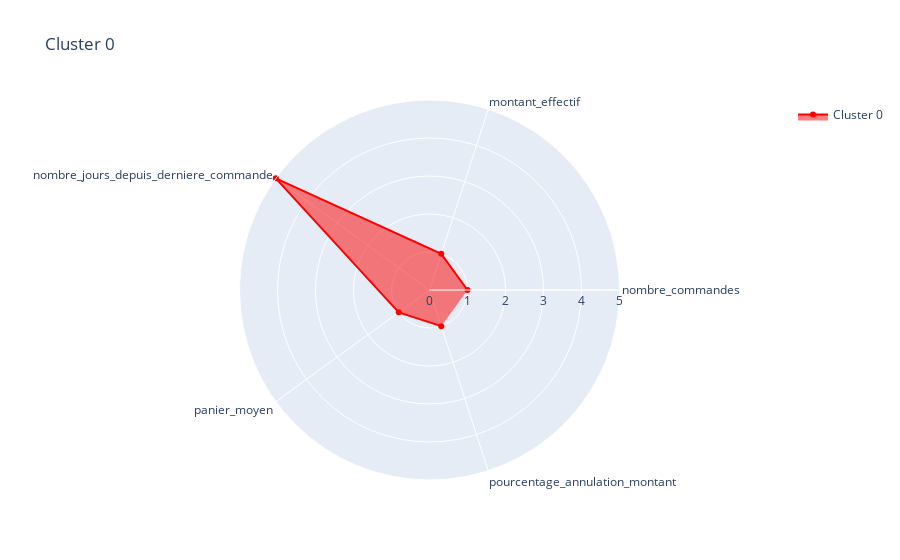
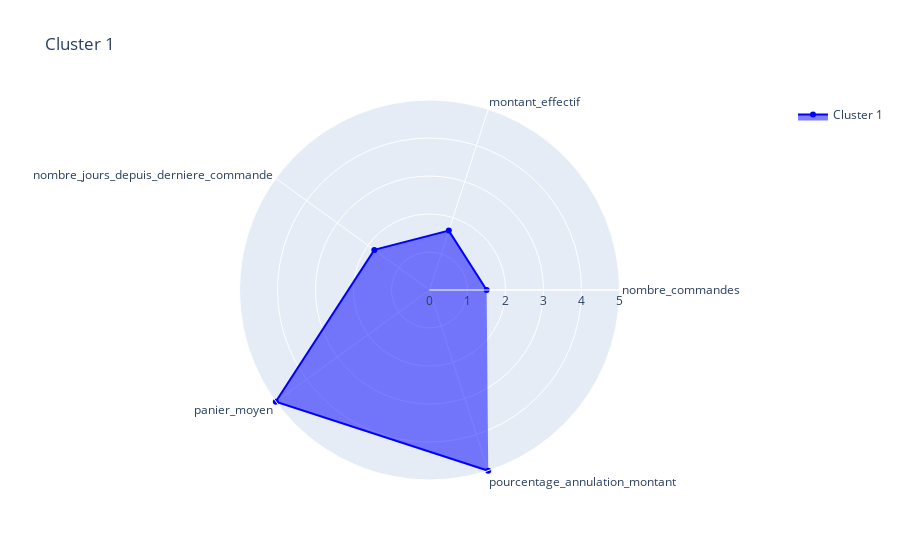
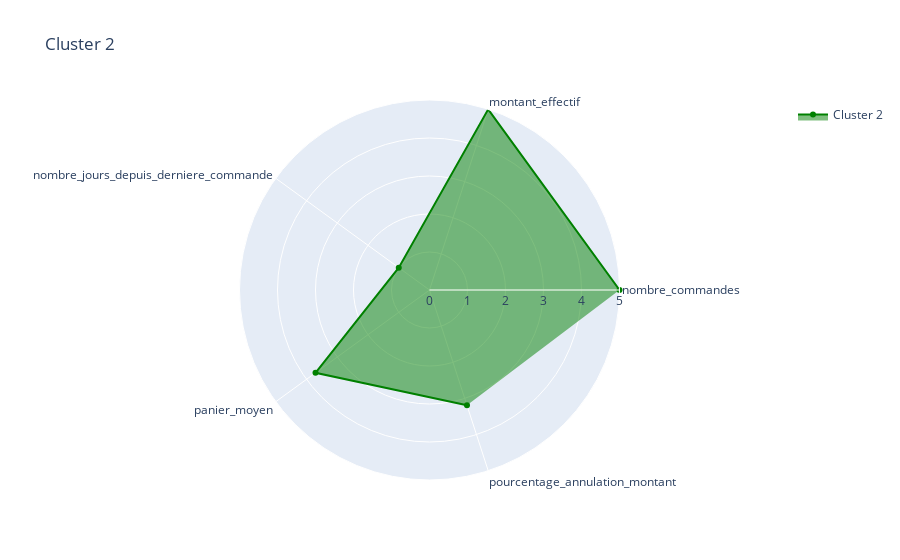
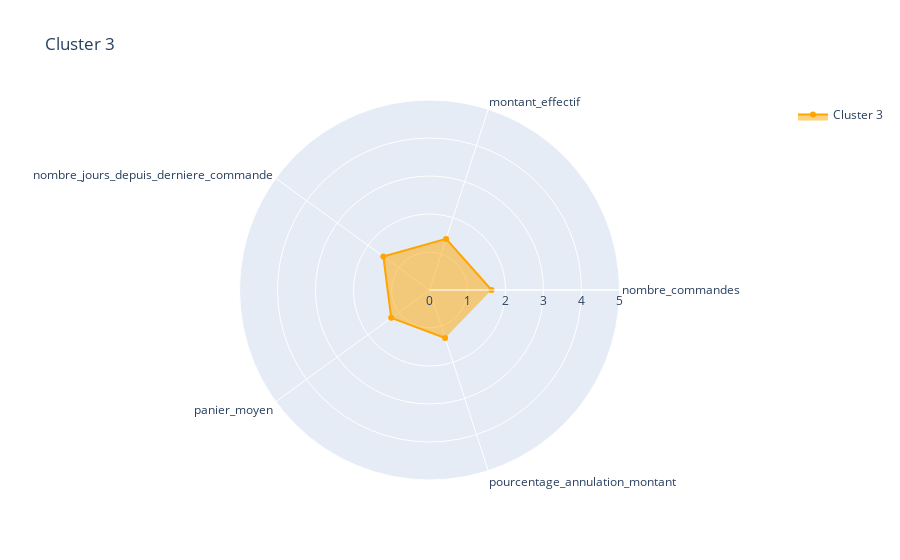

These figures' notebook cell, in order:
### Code cell
import plotly.graph_objects as go
import pandas as pd

# Définir les variables pour le graphique en radar
variables = ['nombre_commandes','montant_effectif','nombre_jours_depuis_derniere_commande','panier_moyen','pourcentage_annulation_montant']

# Définir une liste de couleurs
colors = ['red', 'blue', 'green', 'orange']

# Créer un graphique en radar pour chaque ligne du DataFrame
for i, row in df_scaled.iterrows():
    cluster = row['Cluster']
    values = row[variables].tolist()

    # Créer un nouveau graphique en radar
    fig = go.Figure()
    fig.add_trace(go.Scatterpolar(
        r=values,
        theta=variables,
        fill='toself',
        name=f'Cluster {cluster}',
        line=dict(color=colors[i % len(colors)])  # Utiliser une couleur différente pour chaque graphique
    ))

    # Configurer la mise en page du graphique en radar
    fig.update_layout(
        polar=dict(
            radialaxis=dict(visible=True,
                            range=[0,5]),
        ),
        showlegend=True,
        title=f'Cluster {cluster}'
    )

    # Afficher le graphique
    fig.show()

### Figure 1 — Plotly figure (JSON) as saved in the notebook; plotly's stock layout.template omitted (floating-point values rounded to 4 significant figures)
{"data": [{"fill": "toself", "line": {"color": "red"}, "name": "Cluster 0", "r": [1, 1, 5, 1, 1], "theta": ["nombre_commandes", "montant_effectif", "nombre_jours_depuis_derniere_commande", "panier_moyen", "pourcentage_annulation_montant"], "type": "scatterpolar"}], "layout": {"polar": {"radialaxis": {"range": [0, 5], "visible": true}}, "showlegend": true, "title": {"text": "Cluster 0"}}}

### Figure 2 — Plotly figure (JSON) as saved in the notebook; plotly's stock layout.template omitted (floating-point values rounded to 4 significant figures)
{"data": [{"fill": "toself", "line": {"color": "blue"}, "name": "Cluster 1", "r": [1.503, 1.643, 1.796, 5, 5], "theta": ["nombre_commandes", "montant_effectif", "nombre_jours_depuis_derniere_commande", "panier_moyen", "pourcentage_annulation_montant"], "type": "scatterpolar"}], "layout": {"polar": {"radialaxis": {"range": [0, 5], "visible": true}}, "showlegend": true, "title": {"text": "Cluster 1"}}}

### Figure 3 — Plotly figure (JSON) as saved in the notebook; plotly's stock layout.template omitted (floating-point values rounded to 4 significant figures)
{"data": [{"fill": "toself", "line": {"color": "green"}, "name": "Cluster 2", "r": [5, 5.0, 1, 3.708, 3.191], "theta": ["nombre_commandes", "montant_effectif", "nombre_jours_depuis_derniere_commande", "panier_moyen", "pourcentage_annulation_montant"], "type": "scatterpolar"}], "layout": {"polar": {"radialaxis": {"range": [0, 5], "visible": true}}, "showlegend": true, "title": {"text": "Cluster 2"}}}

### Figure 4 — Plotly figure (JSON) as saved in the notebook; plotly's stock layout.template omitted (floating-point values rounded to 4 significant figures)
{"data": [{"fill": "toself", "line": {"color": "orange"}, "name": "Cluster 3", "r": [1.633, 1.414, 1.501, 1.246, 1.329], "theta": ["nombre_commandes", "montant_effectif", "nombre_jours_depuis_derniere_commande", "panier_moyen", "pourcentage_annulation_montant"], "type": "scatterpolar"}], "layout": {"polar": {"radialaxis": {"range": [0, 5], "visible": true}}, "showlegend": true, "title": {"text": "Cluster 3"}}}
